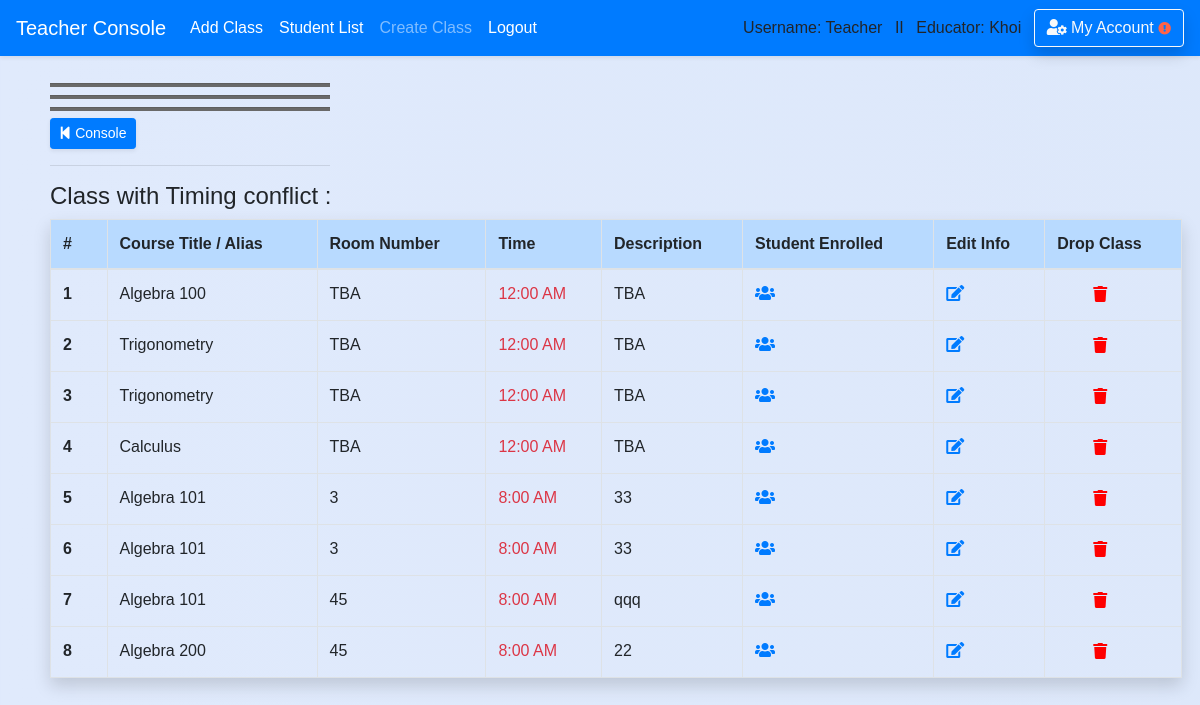
The page /teacher/classroom/schedule_conflict/ (signed in) on the database its author committed.
### school_app/models.py (models this page shows, shortened)
class Classroom(models.Model):
    course_title = models.CharField(max_length=50,default='')
    course_number = models.CharField(max_length=20,default='')
    teacher_name = models.CharField(max_length=50,default='')
    teacher_idx = models.CharField(max_length=10,default='')
    room_number = models.CharField(max_length=10,default='TBA')
    time = models.TimeField(blank=True,null=True)
    description = models.CharField(max_length=300,default='TBA')
    semester = models.CharField(max_length=50,default='')
    year = models.CharField(max_length=4,default='')
    teacher = models.ForeignKey('Teacher',blank=True, null=True, on_delete = models.SET_NULL, related_name='classroom_by_teacher')
    course = models.ForeignKey('Course',blank=True, null=True, on_delete = models.SET_NULL, related_name='course_in_classroom')
    student = models.ManyToManyField(Student, blank=True)

### school_app/views_logged.py (the view)
# urls.py: path('teacher/classroom/schedule_conflict/', views_logged.schedule_conflict, name='schedule_conflict'),
def schedule_conflict(request):
    if is_login(request) == False:
        return redirect('/login')
    if is_teacher(request) == False:
        return redirect('/')
    course_sorted = sorted(request.user.teacher.course_by_teacher.filter(is_archive=False),key=attrgetter('year','semester','course_title',))
    classroom = Classroom.objects.filter(course__in=course_sorted)
    time=[]
    time_conflict=[]
    schedule_conflict=[]
    first_room=[]
    for room in classroom:
        if room.time not in time:
            time.append(room.time)
            first_room.append(room)
        else:
            time_conflict.append(room)
    for room in first_room:
        for room2 in time_conflict:
            if room.time == room2.time:
                time_conflict.insert(0,room)
                break
    for room in time_conflict:
        count = 0
        for room2 in time_conflict:
            if room.time == room2.time and room.semester == room2.semester and room.year == room2.year:
                count += 1
        if count >=2:
            schedule_conflict.append(room)
    return render(request,'teacher/classroom/schedule_conflict.html',{'schedule_conflict':time_conflict})

### school_app/views_functions.py (called while the page is built)
def is_login(request):
    if not request.user.is_authenticated:
        messages.warning(request, "Please Login or Create an Account.")
        return False
    return True

def is_teacher(request):
    if request.user.profile.is_teacher == False:
        messages.warning(request, "You don't have Instructor's Privilege!")
        return False
    return True

### school_app/templates/teacher/classroom/schedule_conflict.html (shortened to what this page needs)
{% extends 'base.html' %}
{% block content %}
<div class='content'>
  <div class="container-fuild form-row" style='width:100%'>
    <div class="col-md-6">
        <div style="width: 280px">
        <hr class='hr-line'/>
        <hr class='hr-line'/>
        <hr class='hr-line'/>
          <a href='{% url "teacher" %}' class="btn btn-sm btn-primary shadow-sm" ><i class="fas fa-step-backward"></i> Console</a></a>
          <hr/></div></div>
        <div class="col-md-5">
        </div></div>
        {% if schedule_conflict %}
          <h5><big>Class with Timing conflict :</big></h5>
          <div class='mr-2'>
          <table class="table table-hover table-bordered pad-right-table shadow ">
            <thead class='table-primary'>
            <tr>
              <th scope="col" style="width: 5%">#</th>
              <th scope="col">Course Title / Alias</th>
              <th scope="col">Room Number</th>
              <th scope="col">Time</th>
              <th scope="col">Description</th>
              <th scope="col">Student Enrolled</th>
              <th scope="col">Edit Info</th>
              <th scope="col">Drop Class</th>
            </tr>
            </thead>
            <tbody>
        {% for class in schedule_conflict|dictsort:'time' %}
            <tr>
              <th scope="row">{{ forloop.counter }}</th>
              <td>{{ class.course_title }}</td>
              <td>{{ class.room_number }}</td>
              <td class='text-danger'>{{ class.time|time:"g:i A" }}</td>
              <td>{{ class.description }}</td>
              <td>
                <a href=''><i class="fas fa-users"></i></a>
              </td>
              <td>
                <a href='{% url "edit_classroom" classroom_id=class.id %}'><i class="fas fa-edit"></i></a>
              </td>
              <td>
                <form action='/teacher/classroom/detached_classroom/' method='post'>{% csrf_token %}
                  <button type='submit' style='border:none;background:none;cursor: pointer;cursor: hand;'>
                  <i style='color:red' class="fas fa-trash test" data-toggle="popover" data-placement="top" data-trigger="hover" data-content="Alert!"></i>
                  </button>
                </form>
              </td>
            </tr>
        {% endfor %}
            </tbody>
          </table>
        {% else %}
        <h5><div class="alert-inherit alert-info shadow-sm" role="alert"><i class="fas fa-exclamation"></i> No Classes assigned to this course.</div></h5>
        {% endif %}
</div></div><br>
{% endblock %}

### school_app/templates/base.html (shortened to what this page needs)
<!doctype html>
<html>
    <head>
{% load static %}
        <link rel="stylesheet" type="text/css" href="{% static 'school_app/style.css' %}" />
        <link rel="stylesheet" href="https://stackpath.bootstrapcdn.com/bootstrap/4.1.0/css/bootstrap.min.css">
        <link rel="stylesheet" href="https://use.fontawesome.com/releases/v5.0.13/css/all.css">
    </head>
{% if request.user.profile.is_teacher %}
  <body class='body-teacher'>
{% else %}
  <body>
{% endif %}<header>
<nav class="navbar navbar-expand-lg navbar-dark bg-primary shadow-sm fixed-top">
    <a class="navbar-brand" href="/teacher">Teacher Console</a>
    <div class="navbar-collapse collapse show" id="navbarColor02" style="">
      <ul class="navbar-nav mr-auto">
        <li class="nav-item active">
          <a class="nav-link" href="/teacher/add_class">Add Class<span class="sr-only">(current)</span></a>
        </li>
        <li class="nav-item active">
          <a class="nav-link" href="/teacher/student_list">Student List<span class="sr-only">(current)</span></a>
        </li>
        <li class="nav-item">
          <a class="nav-link" href="/teacher/add_class">Create Class</a>
        </li>
        <li class="nav-item active">
          <a class="nav-link" href="{% url 'logout' %}">Logout</a>
        </li>
      </ul>
      {% if request.user.username %}
          Username: {{ request.user.username }} &ensp;II&ensp;
      {% endif %}
      {% if request.user.profile.is_teacher %}
          Educator: {{request.user.first_name}} &ensp;
      {% endif %}
      <a href='/account_management/' class='btn btn-outline-light shadow'>
         <i class="fas fa-user-cog"></i> My Account
      {% if user.profile.home_address == '' or user.profile.phone_number == '' or user.profile.emergency_contact == '' or user.email == '' or user.profile.birth_date == '' %}
        <i class="fas fa-exclamation-circle small" style='color:tomato'></i>
      {% endif %}
      </a>
    </div>
  </nav>
    </header>
    <div class='' style='padding-top:45px'>
    {% block content %}
    {% endblock %}
    </div>
</body>
</html>

### school_app/static/school_app/style.css (style rules this page uses)
.body-teacher { font-family:sans-serif; background: linear-gradient(to right, #e0eafc, #cfdef3); background-size: 600% 100%; }
.content { padding-top: 30px; padding-left:50px; padding-right:10px; }
.hr-line { height: 1px; background-color: dimgrey; padding: 1px; margin: 0px; }

### school_app/templates/base.html (style rules this page uses)
form,h1,ul { padding-left: 30px; padding-right:20px; }

### rows shown on the page
Classroom: course_title "Algebra 100", room_number "TBA", time "12:00 AM", description "TBA"
Classroom: course_title "Trigonometry", room_number "TBA", time "12:00 AM", description "TBA"
Classroom: course_title "Trigonometry", room_number "TBA", time "12:00 AM", description "TBA"
Classroom: course_title "Calculus", room_number "TBA", time "12:00 AM", description "TBA"
Classroom: course_title "Algebra 101", room_number "3", time "8:00 AM", description "33"
Classroom: course_title "Algebra 101", room_number "3", time "8:00 AM", description "33"
Classroom: course_title "Algebra 101", room_number "45", time "8:00 AM", description "qqq"
Classroom: course_title "Algebra 200", room_number "45", time "8:00 AM", description "22"

### other values the page prints
{{ request.user.username }} "Teacher"
{{ request.user.first_name }} "Khoi"
